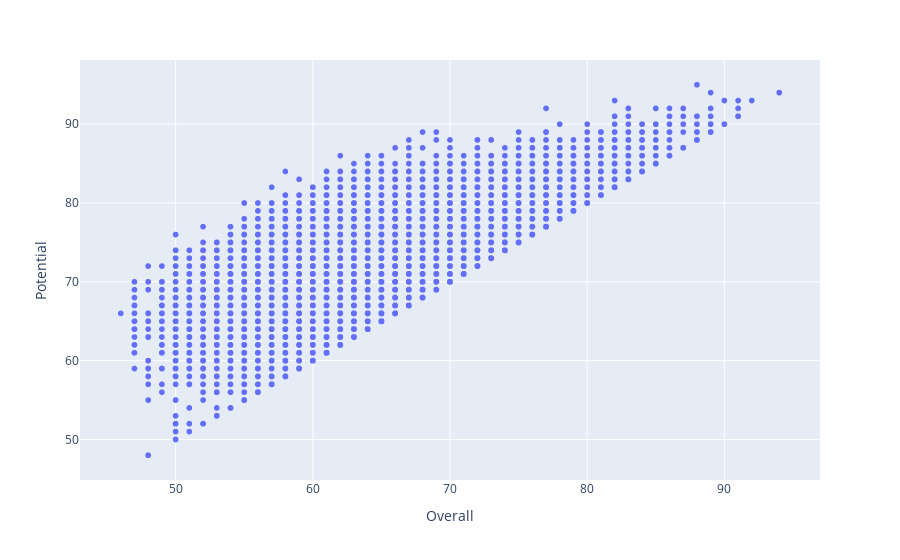

The notebook cell saved with this chart:
### Code cell
# Crea un gráfico de facetas con tres variables en el eje y
fig = px.scatter(df, x='Overall', y='Potential')

# Muestra el gráfico
fig.show()

### Figure 1 — Plotly figure (JSON) as saved in the notebook; plotly's stock layout.template omitted (floating-point values rounded to 4 significant figures; data arrays with more than 128 entries replaced by an {"elided": "..."} marker saying what was removed)
{"data": [{"hovertemplate": "Overall=%{x}<br>Potential=%{y}<extra></extra>", "legendgroup": "", "marker": {"color": "#636efa", "symbol": "circle"}, "mode": "markers", "name": "", "showlegend": false, "type": "scattergl", "x": {"elided": "18207 int values"}, "xaxis": "x", "y": {"elided": "18207 int values"}, "yaxis": "y"}], "layout": {"legend": {"tracegroupgap": 0}, "margin": {"t": 60}, "xaxis": {"anchor": "y", "domain": [0, 1], "title": {"text": "Overall"}}, "yaxis": {"anchor": "x", "domain": [0, 1], "title": {"text": "Potential"}}}}
